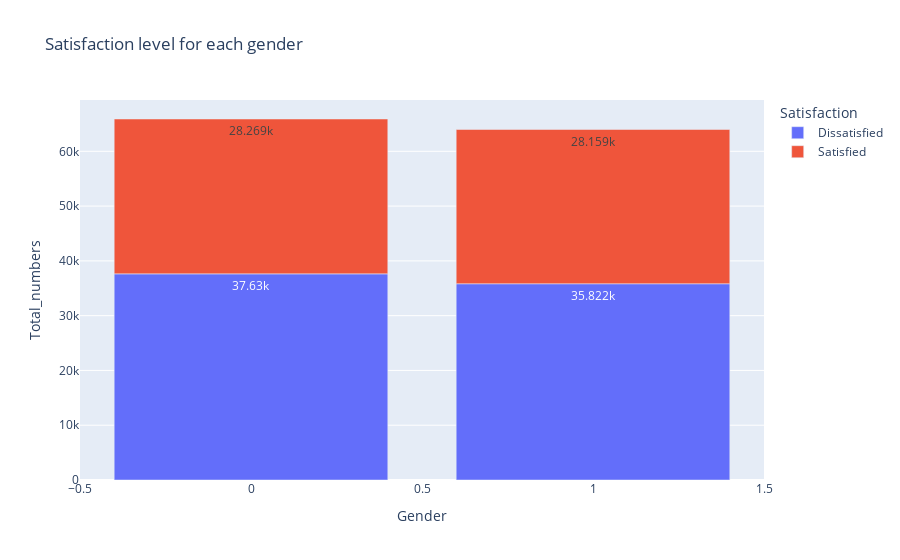

Write notebook code for a chart like this one.
### Code cell
import plotly.express as px

data = df.groupby(['Gender','Satisfaction'])['Satisfaction'].count().reset_index(name='Total_numbers')

fig = px.bar(data, x="Gender", y="Total_numbers", color="Satisfaction", 
             title="Satisfaction level for each gender",text_auto=True)
fig.show()

### Figure 1 — Plotly figure (JSON) as saved in the notebook; plotly's stock layout.template omitted (floating-point values rounded to 4 significant figures)
{"data": [{"alignmentgroup": "True", "hovertemplate": "Satisfaction=Dissatisfied<br>Gender=%{x}<br>Total_numbers=%{y}<extra></extra>", "legendgroup": "Dissatisfied", "marker": {"color": "#636efa", "pattern": {"shape": ""}}, "name": "Dissatisfied", "offsetgroup": "Dissatisfied", "orientation": "v", "showlegend": true, "textposition": "auto", "texttemplate": "%{y}", "type": "bar", "x": [0, 1], "xaxis": "x", "y": [37630, 35822], "yaxis": "y"}, {"alignmentgroup": "True", "hovertemplate": "Satisfaction=Satisfied<br>Gender=%{x}<br>Total_numbers=%{y}<extra></extra>", "legendgroup": "Satisfied", "marker": {"color": "#EF553B", "pattern": {"shape": ""}}, "name": "Satisfied", "offsetgroup": "Satisfied", "orientation": "v", "showlegend": true, "textposition": "auto", "texttemplate": "%{y}", "type": "bar", "x": [0, 1], "xaxis": "x", "y": [28269, 28159], "yaxis": "y"}], "layout": {"barmode": "relative", "legend": {"title": {"text": "Satisfaction"}, "tracegroupgap": 0}, "title": {"text": "Satisfaction level for each gender"}, "xaxis": {"anchor": "y", "domain": [0, 1], "title": {"text": "Gender"}}, "yaxis": {"anchor": "x", "domain": [0, 1], "title": {"text": "Total_numbers"}}}}
